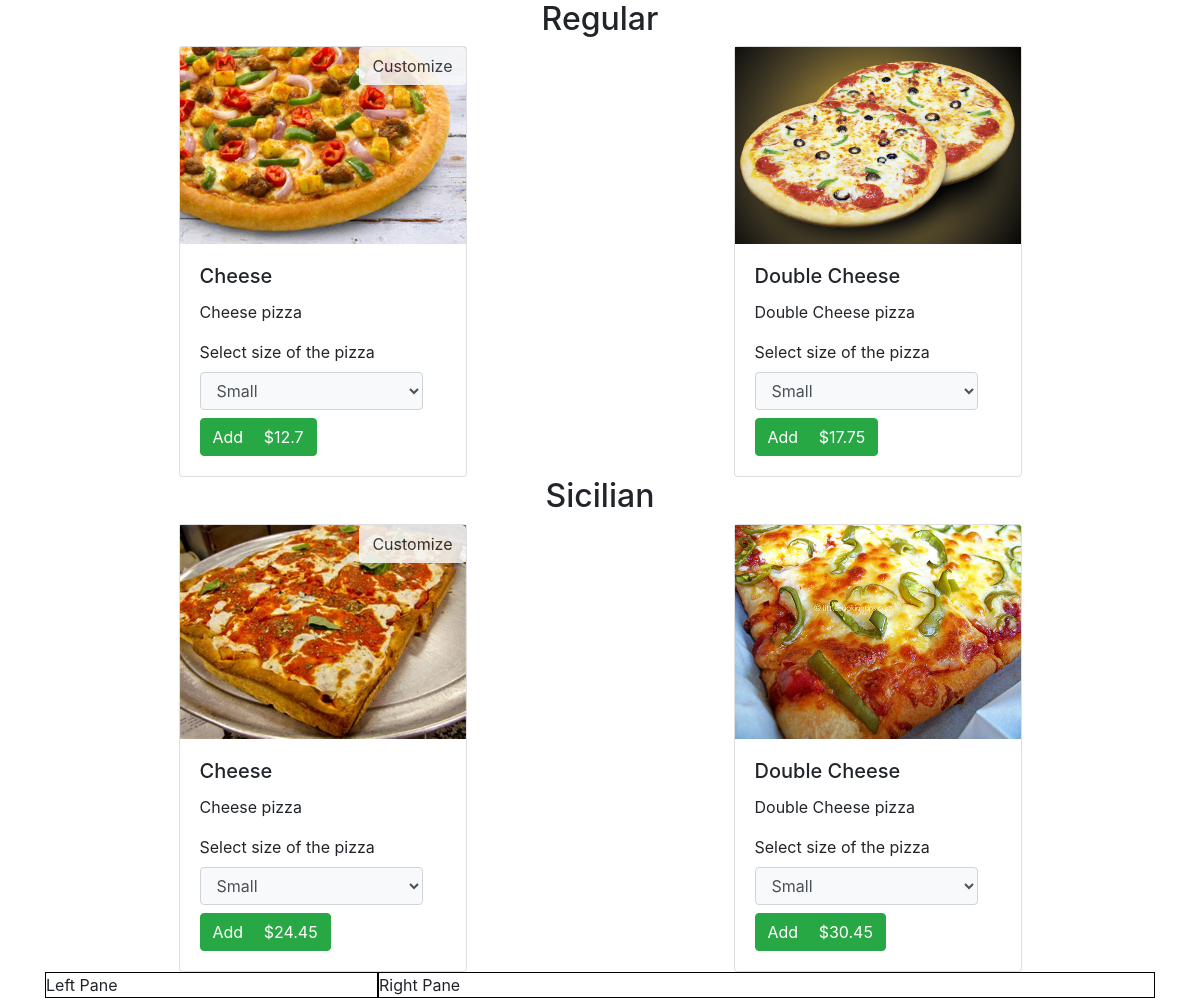
The app's page /order/ (signed in) with its own data.
### orders/models.py (models this page shows, shortened)
class Pizza(models.Model):
    pizza_type = [('reg', 'Regular'), ('sic','Sicilian')]
    pizza_size = [('S', 'Small'), ('L', 'Large')]
    type = models.CharField(max_length=50,choices = pizza_type)
    sub_type = models.CharField(max_length=50)
    topping_quantity = models.IntegerField()
    size = models.CharField(max_length=50, choices = pizza_size)
    price = models.DecimalField(max_digits = 5,decimal_places = 2)

### orders/views.py (the view)
# urls.py: path("order/", views.my_order, name="order")
def my_order(request):
    if request.user.is_authenticated:
        pizzas = Pizza.objects.all()
        pizza_dict = {}
        pizza_size = []
        for pizza in pizzas:
            type = pizza.get_type_display()
            sub_type = pizza.sub_type
            topping_quantity = pizza.topping_quantity
            size = pizza.get_size_display()
            price = pizza.price
            if type not in pizza_dict:
                pizza_dict[type] = {}
            if sub_type not in pizza_dict[type]:
                pizza_dict[type][sub_type] = {}
            if topping_quantity not in pizza_dict[type][sub_type]:
                pizza_dict[type][sub_type][topping_quantity] = {}
            if size not in pizza_dict[type][sub_type][topping_quantity]:
                pizza_dict[type][sub_type][topping_quantity][size] = {}
            if size not in pizza_size:
                pizza_size.append(size)
            pizza_dict[type][sub_type][topping_quantity][size] = price
        context = {
            'pizzas': pizza_dict,
            'sizes': pizza_size
        }
        return render(request,"menuOrder.html",context)
    else:
        return HttpResponseRedirect(reverse("login"))

### orders/templates/menuOrder.html (shortened to what this page needs)
{% extends "baseScaffold.html" %}
{% block css %}
   {% load static %}
   <link rel="stylesheet" type="text/css" href="{% static 'orders/menuOrder.css' %}">
{% endblock %}
{% block body %}
   <div id="pizza_background">
      {% for type,values in pizzas.items %}
       <div class="text-center">
         <h2>{{ type }}</h2>
       </div>
         <div class="container d-flex flex-md-row flex-sm-column mt-sm-2 justify-content-around">
            {% for sub_type,top_values in values.items %}
               <div class="card" style="width: 18rem;">
                  {% load static %}
                  <img src="{% with 'orders/'|add:type|add:sub_type|add:'.jpg' as image_static %}
                            {% static image_static %}
                            {% endwith %}" class="img-fluid">
                  {% if sub_type != 'Double Cheese'  %}
                     <button class="rounded btn btn-light " type="button" id="customize">
                        <span>Customize</span>
                     </button>
                  {% endif %}
                  <div class="card-body">
                     <h5 class="card-title"> {{ sub_type }} </h5>
                     <p> {{ sub_type }} pizza </p>
                     <div>
                        <div class="">
                           <label for="exampleFormControlSelect1" class="items-center">
                              <div class="pr-5 pb-2">
                                 <span> Select size of the pizza</span>
                              </div>
                              <select class="form-control  bg-light " id="{{type}}_{{sub_type|cut:' '}}_select" name="pizzaSize">
                                 {% for size in sizes %}
                                    <option class="{{type}}_{{sub_type|cut:' '}}_{{size}}" value="{{size}}">{{size}}</option>
                                 {% endfor %}
                              </select>
                           </label>
                        </div>
                        <button type="button" class="btn btn-success" id="{{type}}_{{sub_type|cut:' '}}_btn">
                           <span>Add</span>
                           <span class="ml-3" id="{{type}}_{{sub_type|cut:' '}}_price"></span>
                        </button>
                     </div>
                  </div>
               </div>
            {% endfor %}
         </div>
      {% endfor %}
    </div>
    <div class="popup d-flex container" id="toppings">
      <div id="leftBackground" >
         Left Pane
      </div>
      <div id="rightBackground">
         Right Pane
      </div>
    </div>
{% endblock %}

### orders/templates/baseScaffold.html (shortened to what this page needs)
<!DOCTYPE html>
<html>
<head>
	{% load static %}
	<link rel="stylesheet" type="text/css" href='{% static "orders/bootstrap.min.css" %}'>
	<link rel="stylesheet" type="text/css" href='{% static "orders/fontawesome.css" %}'>
	{% block css %} {% endblock %}
</head>
<body>
	{% block body %}
	{% endblock %}
</body>
</html>

### orders/static/orders/menuOrder.css (style rules this page uses)
#leftBackground { border-width: 1px; border-color: black; border-style: solid; width: 30%; }
#rightBackground { border-width: 1px; border-color: black; border-style: solid; width: 70%; }
#customize { position: absolute; right: 0px; top: 0px; opacity: 0.85; }

### records on screen
Pizza: sub_type (picture), values "Cheese", values "Cheese", pizzaSize "Small"
Pizza: sub_type (picture), values "Double Cheese", values "Double Cheese", pizzaSize "Small"
Pizza: sub_type (picture), values "Cheese", values "Cheese", pizzaSize "Small"
Pizza: sub_type (picture), values "Double Cheese", values "Double Cheese", pizzaSize "Small"

### other values on screen
{{ type }} "Regular" "Sicilian"
